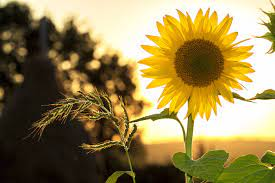
#> input picture resources/sunflower.jpg, 275 x 183 px
$ python basicfunction.py
#> lines starting #> are read from the running program, lines starting #| are printed output that depends on the picture; after the words box and inside, x2 and y2 are one past the last pixel; in counts of white or black regions, pixels touching at a corner belong together
import cv2
import numpy as np
print("Some basic functions of openCV")

img = cv2.imread("resources/sunflower.jpg")
#> img is the input picture: shape (183, 275, 3); mean B, G, R 79.7, 129.6, 147.3
kernel = np.ones((5,5), np.uint8)

imgGray = cv2.cvtColor(img, cv2.COLOR_BGR2GRAY)
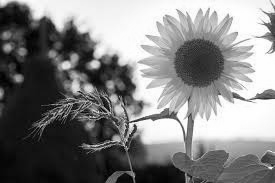
#> imgGray: shape (183, 275); min 1, max 255, mean 129.2
imgBlur = cv2.GaussianBlur(img, (7,7), 0)
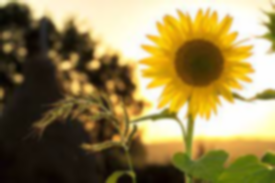
#> imgBlur: shape (183, 275, 3); mean B, G, R 79.7, 129.6, 147.3
imgCanny = cv2.Canny(img, 150, 200)
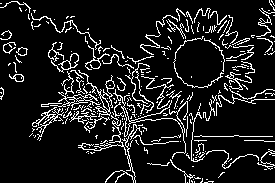
#> imgCanny: shape (183, 275); 11.2% white in thin lines or dots
imgDialation = cv2.dilate(imgCanny, kernel, iterations=1)
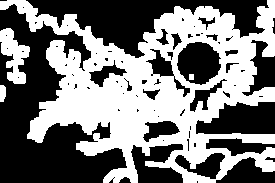
#> imgDialation: shape (183, 275); 47.5% white; 4 white regions, box (x1, y1, x2, y2) and area: (0, 0, 275, 183) 22860, (0, 28, 30, 84) 914, (0, 85, 6, 102) 91, (189, 74, 194, 80) 30
imgEroded = cv2.erode(imgDialation, kernel, iterations=1)
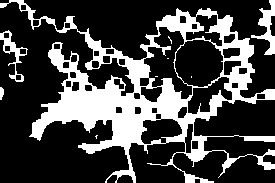
#> imgEroded: shape (183, 275); 27.1% white; 9 white regions (5 under 20 px), largest, box (x1, y1, x2, y2) and area: (0, 0, 275, 183) 12722, (251, 0, 275, 55) 478, (0, 30, 28, 82) 368, (0, 87, 4, 100) 41

cv2.imshow("Original Image", img)
cv2.imshow("Gray Image", imgGray)
cv2.imshow("Blur Image", imgBlur)
cv2.imshow("Canny Image", imgCanny)
cv2.imshow("Dialated Image", imgDialation)
cv2.imshow("Eroded Image", imgDialation)
cv2.waitKey(0)

$ run again, with resources/card.jpg copied over resources/sunflower.jpg
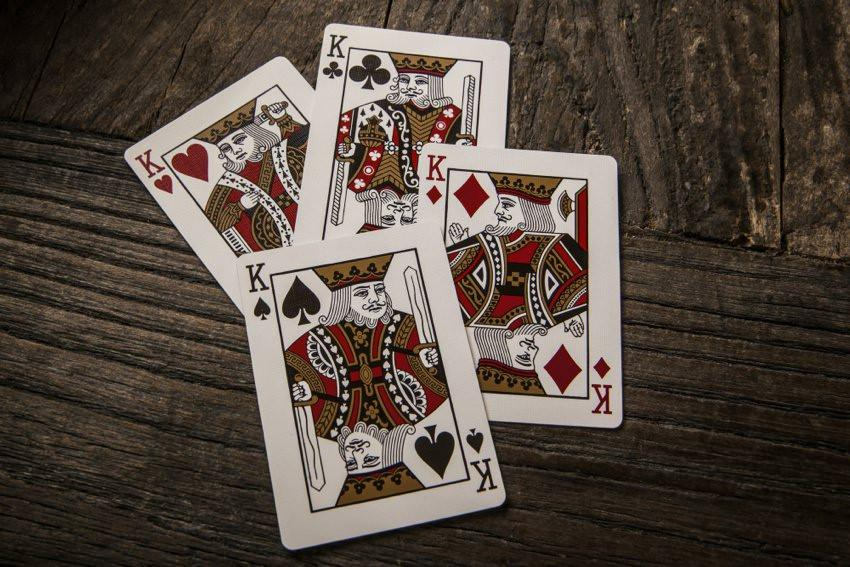
#> input picture resources/card.jpg, 850 x 567 px
#> img is the input picture: shape (567, 850, 3); mean B, G, R 64.7, 73.3, 84.7
#> `imgCanny = cv2.Canny(img, 150, 200)`:
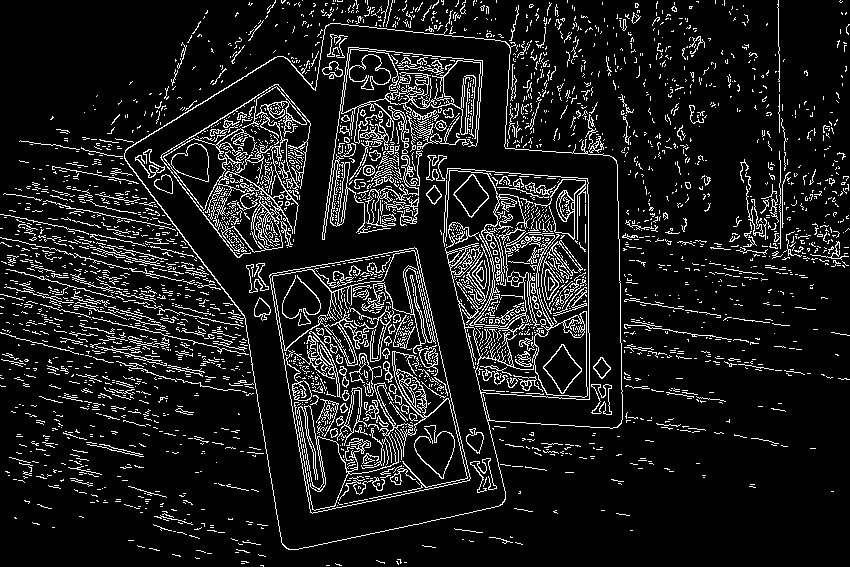
#> imgCanny: shape (567, 850); 10.6% white in thin lines or dots
#> imgDialation: shape (567, 850); 45.2% white; 251 white regions, largest, box (x1, y1, x2, y2) and area: (0, 0, 792, 552) 155439, (133, 82, 313, 260) 16141, (675, 0, 850, 270) 9633
#> `imgEroded = cv2.erode(imgDialation, kernel, iterations=1)`:
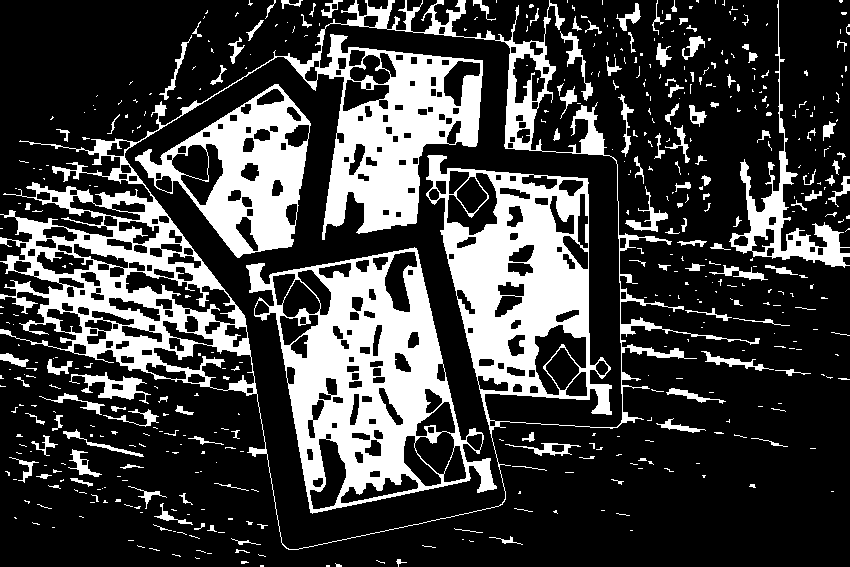
#> imgEroded: shape (567, 850); 25.2% white; 496 white regions (364 under 20 px), largest, box (x1, y1, x2, y2) and area: (0, 0, 760, 550) 64417, (246, 247, 497, 514) 25719, (135, 84, 311, 258) 12061
